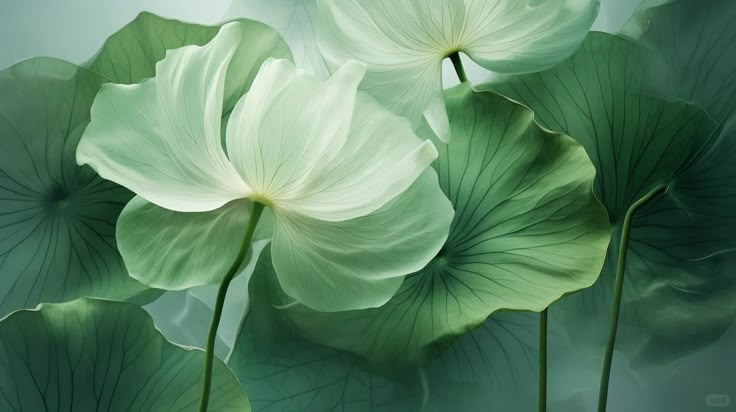
#> input picture react-frontend/bg.jpeg, 736 x 412 px; its folder holds only this picture in this run
$ python -i feature_extractor.py   (imports and definitions only)
#> lines starting #> are read from the running program, lines starting #| are printed output that depends on the picture; after the words box and inside, x2 and y2 are one past the last pixel; in counts of white or black regions, pixels touching at a corner belong together
"""
Multi-Domain Feature Extractor for Perception-X
Extracts physical, frequency, psychophysical, and manipulation features:
1. Luminance Profiles (Mukherjee et al., 2024)
2. 2D Fourier Frequency Spectrum (Leong, 2024)
3. Localized Error Level Analysis (ELA) for Tampering Detection (DeepForgeryNet, 2026)
4. Gradient & Geometric Disparity (Leong, 2024)
5. Ambiguity / Multistable Perceptual Entropy (Maksymov, 2024)
"""

import io
import numpy as np
from PIL import Image, ImageChops, ImageEnhance

class IllusionFeatureExtractor:
    def __init__(self):
        pass

    def extract_luminance_profile(self, img_pil):
        """Calculates horizontal and vertical cross-sectional luminance profiles."""
        gray = np.array(img_pil.convert('L'), dtype=np.float32) / 255.0
        h, w = gray.shape
        h_profile = gray[h // 2, :]
        v_profile = gray[:, w // 2]

        min_lum = float(np.min(gray))
        max_lum = float(np.max(gray))
        michelson_contrast = float((max_lum - min_lum) / (max_lum + min_lum + 1e-6))
        rms_contrast = float(np.std(gray))

        return {
            "h_profile": h_profile,
            "v_profile": v_profile,
            "michelson_contrast": michelson_contrast,
            "rms_contrast": rms_contrast,
            "mean_luminance": float(np.mean(gray))
        }

    def extract_fourier_spectrum(self, img_pil):
        """Computes 2D Fast Fourier Transform (FFT) magnitude spectrum."""
        gray = np.array(img_pil.convert('L'), dtype=np.float32)
        f = np.fft.fft2(gray)
        fshift = np.fft.fftshift(f)
        magnitude_spectrum = np.log(np.abs(fshift) + 1.0)

        h, w = magnitude_spectrum.shape
        center_y, center_x = h // 2, w // 2
        radius = min(h, w) // 6

        y, x = np.ogrid[:h, :w]
        mask = ((x - center_x)**2 + (y - center_y)**2) > (radius**2)
        hf_energy = float(np.mean(magnitude_spectrum[mask]))
        peak_periodicity = float(np.max(magnitude_spectrum[mask]) / (np.mean(magnitude_spectrum[mask]) + 1e-6))

        return {
            "magnitude_spectrum": magnitude_spectrum,
            "high_freq_energy": hf_energy,
            "periodicity_ratio": peak_periodicity
        }

    def compute_error_level_analysis(self, img_pil, quality=90):
        """
        Localized Error Level Analysis (ELA) to detect digital manipulation / splicing artifacts.
        Distinguishes global compression ringing from localized tampering discrepancies.
        """
        rgb = img_pil.convert('RGB')
        buf = io.BytesIO()
        rgb.save(buf, format='JPEG', quality=quality)
        buf.seek(0)
        recompressed = Image.open(buf)

        diff = ImageChops.difference(rgb, recompressed)
        diff_arr = np.array(diff, dtype=np.float32)
        diff_gray = np.mean(diff_arr, axis=2) # 2D error map

        h, w = diff_gray.shape
        grid_rows, grid_cols = 8, 8
        block_h, block_w = h // grid_rows, w // grid_cols

        block_means = []
        for r in range(grid_rows):
            for c in range(grid_cols):
                patch = diff_gray[r*block_h:(r+1)*block_h, c*block_w:(c+1)*block_w]
                block_means.append(np.mean(patch))

        block_means = np.array(block_means)
        median_err = float(np.median(block_means))
        max_err = float(np.max(block_means))

        # Localized inconsistency ratio: Splicing causes one patch to spike far above the rest
        discrepancy_ratio = float(max_err / (median_err + 1.5))

        # Forgery score is high ONLY when localized discrepancy is anomalous
        forgery_score = float(np.clip((discrepancy_ratio - 2.2) / 3.0, 0.0, 1.0))

        ela_max = float(np.max(diff_arr))
        scale = 15.0 if ela_max == 0 else min(255.0 / (ela_max + 1e-6), 25.0)
        enhanced_diff = ImageEnhance.Brightness(diff).enhance(scale)

        return {
            "ela_mean": float(np.mean(diff_arr)),
            "ela_max": ela_max,
            "discrepancy_ratio": discrepancy_ratio,
            "forgery_score": forgery_score,
            "ela_image": enhanced_diff
        }

    def compute_ambiguity_metrics(self, img_pil):
        """Evaluates figure-ground symmetry and bistable energy balance."""
        gray = np.array(img_pil.convert('L'), dtype=np.float32) / 255.0
        h, w = gray.shape

        median_thresh = np.median(gray)
        binary = gray > median_thresh
        black_ratio = float(np.mean(~binary))
        white_ratio = float(np.mean(binary))

        balance_index = 1.0 - abs(white_ratio - black_ratio)

        left_half = gray[:, :w//2]
        right_half_flipped = np.fliplr(gray[:, w//2:])
        min_cols = min(left_half.shape[1], right_half_flipped.shape[1])
        sym_diff = np.mean(np.abs(left_half[:, :min_cols] - right_half_flipped[:, :min_cols]))
        symmetry_score = float(1.0 - np.clip(sym_diff * 2.0, 0.0, 1.0))

        ambiguity_potential = float(np.clip(0.55 * balance_index + 0.45 * symmetry_score, 0.0, 1.0))

        return {
            "figure_ground_balance": balance_index,
            "bilateral_symmetry": symmetry_score,
            "ambiguity_potential": ambiguity_potential
        }

    def extract_all(self, img_pil):
        lum = self.extract_luminance_profile(img_pil)
        fft = self.extract_fourier_spectrum(img_pil)
        ela = self.compute_error_level_analysis(img_pil)
        amb = self.compute_ambiguity_metrics(img_pil)

        return {
            "luminance": lum,
            "fourier": fft,
            "ela": ela,
            "ambiguity": amb
        }

>>> from PIL import Image
>>> picture = Image.open('../react-frontend/bg.jpeg')
#> picture is the input picture: PIL image 736x412 RGB; mean R, G, B 89.9, 128.5, 99.5
>>> result = IllusionFeatureExtractor().extract_all(picture)
#> in extract_luminance_profile, `gray = np.array(img_pil.convert('L'), dtype=np.float32) / 255.0`:
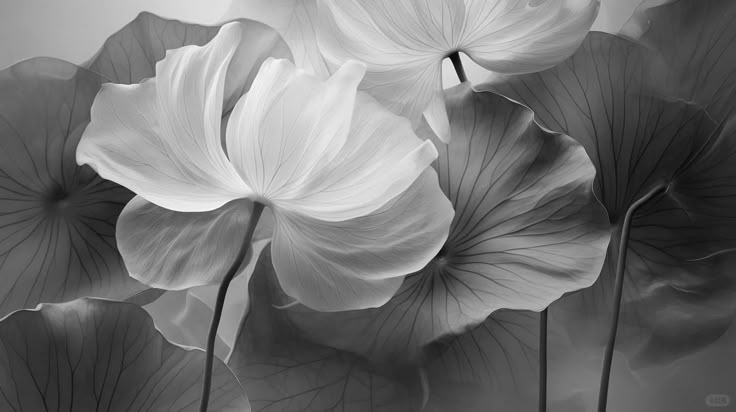
#> gray: shape (412, 736) float32; min 0.0157, max 0.98, mean 0.446
#> in extract_luminance_profile, `h_profile = gray[h // 2, :]`: h_profile = 736 values, max 0.98 at index 219, min 0.0353 at index 639, mean 0.429
#> in extract_luminance_profile, `v_profile = gray[:, w // 2]`: v_profile = 412 values, max 0.898 at index 172, min 0.169 at index 371, mean 0.585
#> in extract_luminance_profile, `min_lum = float(np.min(gray))`: min_lum = 0.0157
#> in extract_luminance_profile, `max_lum = float(np.max(gray))`: max_lum = 0.98
#> in extract_luminance_profile, `michelson_contrast = float((max_lum - min_lum) / (max_lum + min_lum + ..`: michelson_contrast = 0.969
#> in extract_luminance_profile, `rms_contrast = float(np.std(gray))`: rms_contrast = 0.222
#> in extract_all, `lum = self.extract_luminance_profile(img_pil)`: lum = 5 items
#> in extract_fourier_spectrum, `magnitude_spectrum = np.log(np.abs(fshift) + 1.0)`:
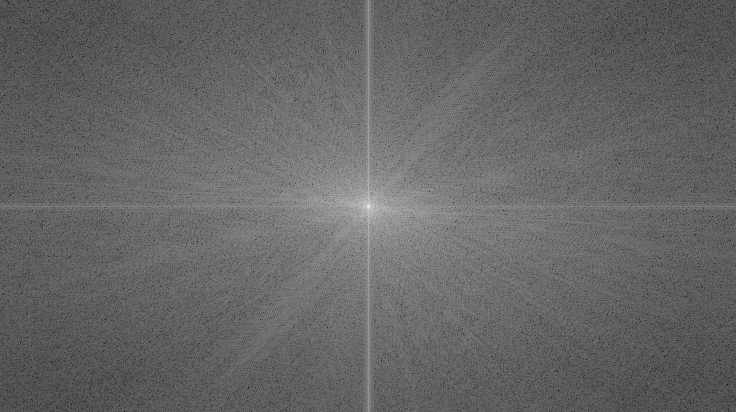
#> magnitude_spectrum: shape (412, 736) float64; min 0.862, max 17.36, mean 7.47; drawn with min black and max white
#> in extract_fourier_spectrum, `hf_energy = float(np.mean(magnitude_spectrum[mask]))`: hf_energy = 7.35
#> in extract_fourier_spectrum, `peak_periodicity = float(np.max(magnitude_spectrum[mask]) / (np.mean(m..`: peak_periodicity = 1.52
#> in extract_all, `fft = self.extract_fourier_spectrum(img_pil)`: fft = 3 items
#> in compute_error_level_analysis, `diff_gray = np.mean(diff_arr, axis=2)`:
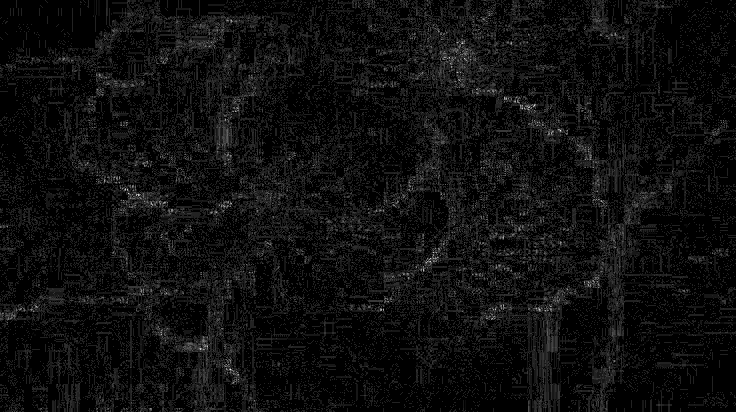
#> diff_gray: shape (412, 736) float32; min 0, max 7.33, mean 0.426; drawn with min black and max white
#> after the loop in compute_error_level_analysis, `for r in range(grid_rows):`:
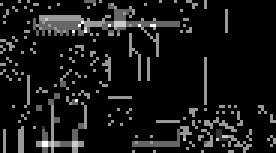
#> patch: shape (51, 92) float32 (shown 3 times larger); min 0, max 1.67, mean 0.145; drawn with min black and max white
#> after the loop in compute_error_level_analysis, `for r in range(grid_rows):`: block_means = 64 values, max 0.675 at index 13, min 0.0666 at index 0, mean 0.427
#> in compute_error_level_analysis, `median_err = float(np.median(block_means))`: median_err = 0.443
#> in compute_error_level_analysis, `max_err = float(np.max(block_means))`: max_err = 0.675
#> in compute_error_level_analysis, `discrepancy_ratio = float(max_err / (median_err + 1.5))`: discrepancy_ratio = 0.347
#> in compute_error_level_analysis, `forgery_score = float(np.clip((discrepancy_ratio - 2.2) / 3.0, 0.0, 1...`: forgery_score = 0
#> in compute_error_level_analysis, `ela_max = float(np.max(diff_arr))`: ela_max = 9
#> in compute_error_level_analysis, `scale = 15.0 if ela_max == 0 else min(255.0 / (ela_max + 1e-6), 25.0)`: scale = 25
#> in extract_all, `ela = self.compute_error_level_analysis(img_pil)`: ela = 5 items
#> in compute_ambiguity_metrics, `median_thresh = np.median(gray)`: median_thresh = 0.388
#> in compute_ambiguity_metrics, `binary = gray > median_thresh`:
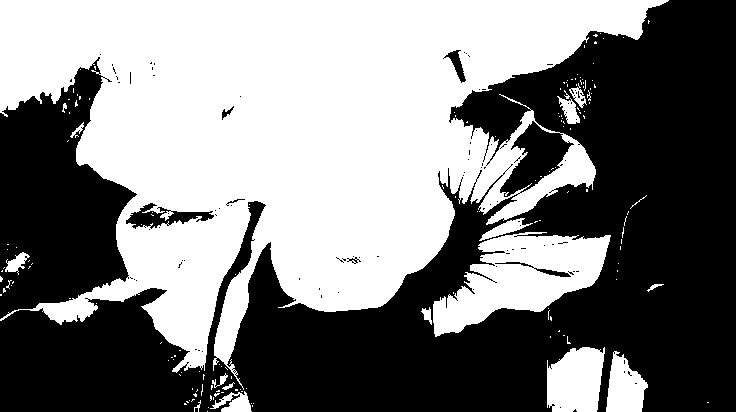
#> binary: shape (412, 736) bool; 49.6% white; 160 white regions (142 under 20 px), largest, box (x1, y1, x2, y2) and area: (0, 0, 669, 390) 133366, (433, 232, 611, 337) 9786, (547, 347, 605, 412) 3128
#> in compute_ambiguity_metrics, `black_ratio = float(np.mean(~binary))`: black_ratio = 0.504
#> in compute_ambiguity_metrics, `white_ratio = float(np.mean(binary))`: white_ratio = 0.496
#> in compute_ambiguity_metrics, `balance_index = 1.0 - abs(white_ratio - black_ratio)`: balance_index = 0.993
#> in compute_ambiguity_metrics, `left_half = gray[:, :w//2]`:
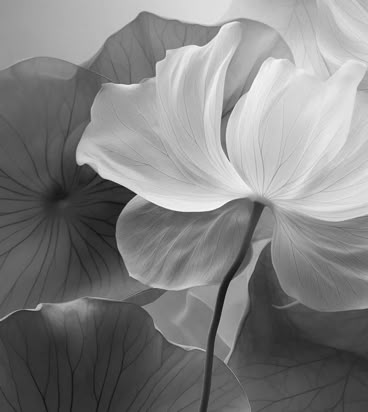
#> left_half: shape (412, 368) float32; min 0.0588, max 0.98, mean 0.507
#> in compute_ambiguity_metrics, `right_half_flipped = np.fliplr(gray[:, w//2:])`:
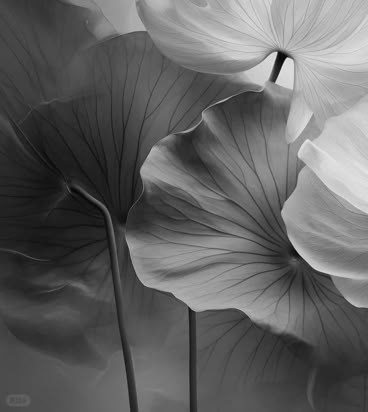
#> right_half_flipped: shape (412, 368) float32; min 0.0157, max 0.933, mean 0.385
#> in compute_ambiguity_metrics, `sym_diff = np.mean(np.abs(left_half[:, :min_cols] - right_half_flipped..`: sym_diff = 0.177
#> in compute_ambiguity_metrics, `symmetry_score = float(1.0 - np.clip(sym_diff * 2.0, 0.0, 1.0))`: symmetry_score = 0.647
#> in compute_ambiguity_metrics, `ambiguity_potential = float(np.clip(0.55 * balance_index + 0.45 * symm..`: ambiguity_potential = 0.837
#> in extract_all, `amb = self.compute_ambiguity_metrics(img_pil)`: amb = {'figure_ground_balance': 0.993, 'bilateral_symmetry': 0.647, 'ambiguity_potential': 0.837}
#> result = 4 items

$ run again, on react-frontend/bg1.jpg
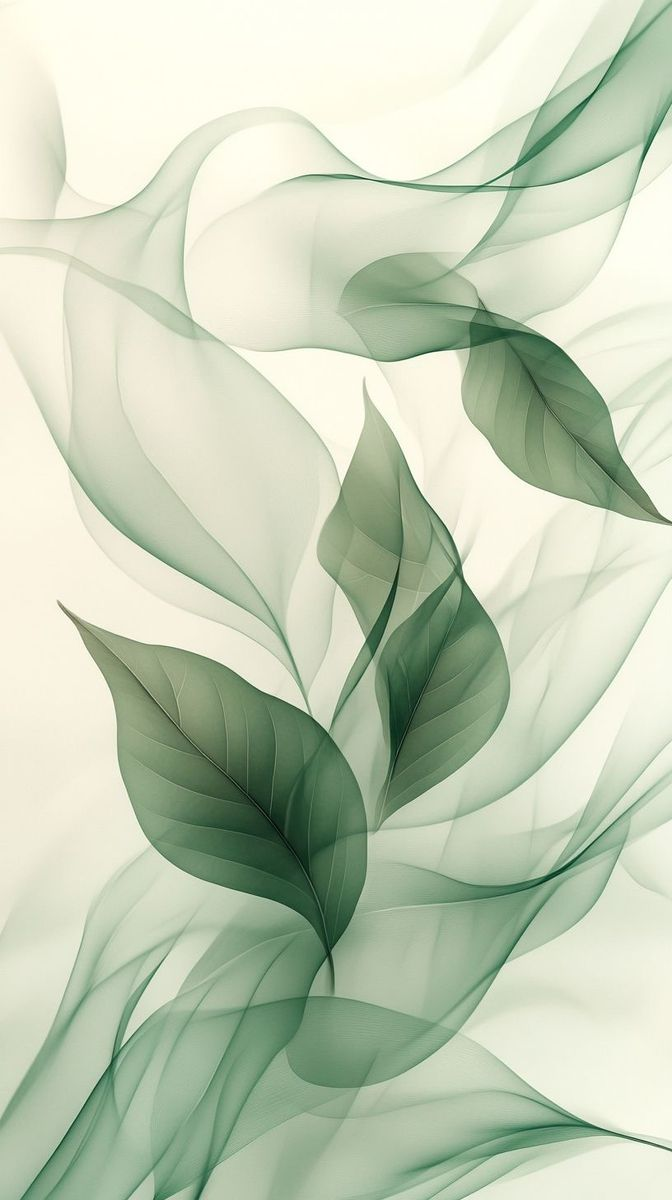
#> input picture react-frontend/bg1.jpg, 672 x 1200 px
#> picture is the input picture: PIL image 672x1200 RGB; mean R, G, B 196, 206.4, 183.2
#> h_profile = 672 values, max 0.992 at index 659, min 0.176 at index 393, mean 0.815
#> v_profile = 1200 values, max 0.996 at index 8, min 0.173 at index 941, mean 0.717
#> min_lum = 0.0157
#> max_lum = 0.996
#> michelson_contrast = 0.969
#> rms_contrast = 0.192
#> lum = 5 items
#> hf_energy = 7.98
#> peak_periodicity = 1.45
#> fft = 3 items
#> after the loop in compute_error_level_analysis, `for r in range(grid_rows):`: block_means = 64 values, max 0.302 at index 36, min 0.0189 at index 1, mean 0.164
#> median_err = 0.176
#> max_err = 0.302
#> discrepancy_ratio = 0.18
#> forgery_score = 0
#> ela_max = 6
#> scale = 25
#> ela = 5 items
#> median_thresh = 0.859
#> in compute_ambiguity_metrics, `binary = gray > median_thresh`:
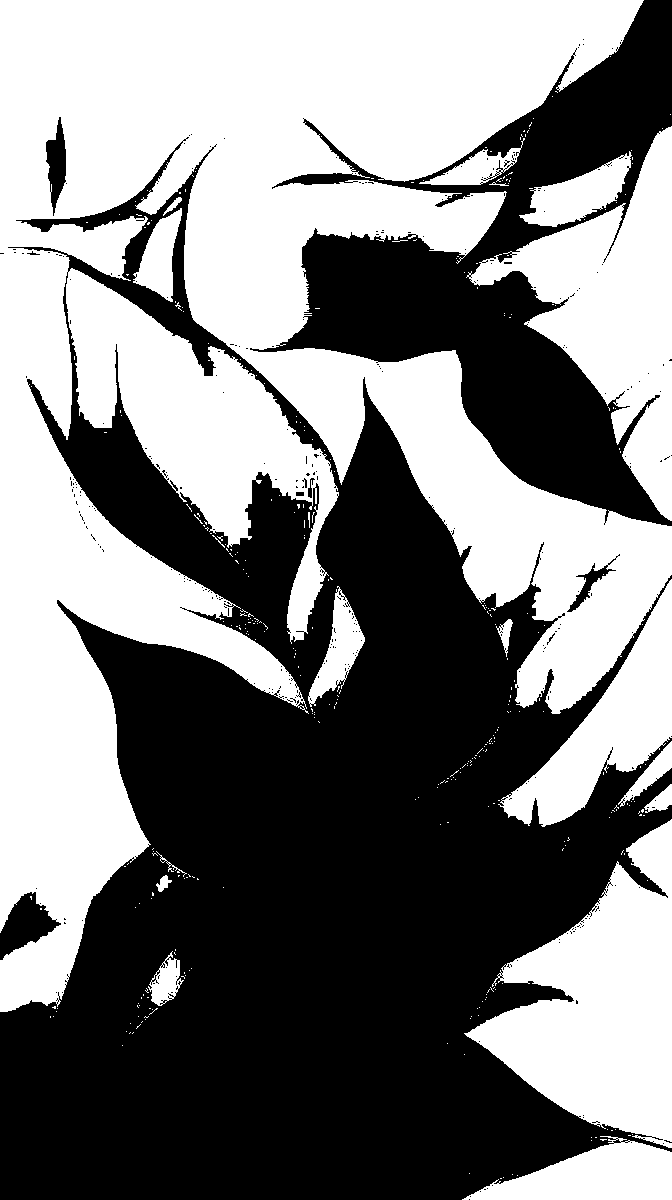
#> binary: shape (1200, 672) bool; 50% white; 365 white regions (346 under 20 px), largest, box (x1, y1, x2, y2) and area: (0, 0, 672, 1012) 301018, (464, 819, 672, 1148) 35306, (466, 126, 672, 521) 30245
#> black_ratio = 0.5
#> balance_index = 1
#> in compute_ambiguity_metrics, `right_half_flipped = np.fliplr(gray[:, w//2:])`:
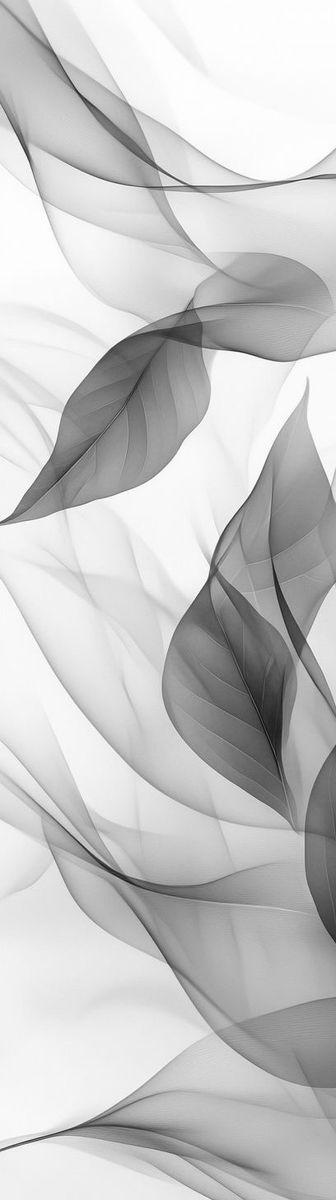
#> right_half_flipped: shape (1200, 336) float32; min 0.0353, max 0.996, mean 0.781
#> sym_diff = 0.158
#> symmetry_score = 0.685
#> ambiguity_potential = 0.858
#> amb = {'figure_ground_balance': 1, 'bilateral_symmetry': 0.685, 'ambiguity_potential': 0.858}
#> result = 4 items
